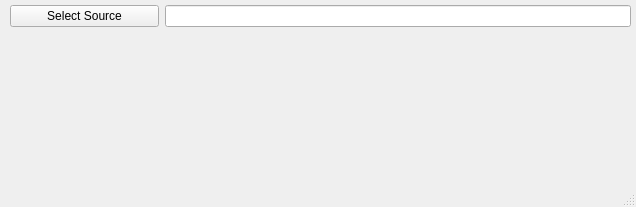
<?xml version="1.0" encoding="UTF-8"?>
<ui version="4.0">
 <class>MainWindow</class>
 <widget class="QMainWindow" name="MainWindow">
  <property name="geometry">
   <rect>
    <x>0</x>
    <y>0</y>
    <width>636</width>
    <height>207</height>
   </rect>
  </property>
  <property name="windowTitle">
   <string>MainWindow</string>
  </property>
  <widget class="QWidget" name="centralwidget">
   <widget class="QWidget" name="">
    <property name="geometry">
     <rect>
      <x>10</x>
      <y>0</y>
      <width>621</width>
      <height>33</height>
     </rect>
    </property>
    <layout class="QHBoxLayout" name="horizontalLayout">
     <item>
      <widget class="QPushButton" name="btnSelectSource">
       <property name="text">
        <string>Select Source</string>
       </property>
      </widget>
     </item>
     <item>
      <widget class="QLineEdit" name="txtFilePath">
       <property name="maximumSize">
        <size>
         <width>466</width>
         <height>16777215</height>
        </size>
       </property>
       <property name="readOnly">
        <bool>true</bool>
       </property>
      </widget>
     </item>
    </layout>
   </widget>
  </widget>
  <widget class="QMenuBar" name="menubar">
   <property name="geometry">
    <rect>
     <x>0</x>
     <y>0</y>
     <width>636</width>
     <height>43</height>
    </rect>
   </property>
  </widget>
  <widget class="QStatusBar" name="statusbar"/>
 </widget>
 <resources/>
 <connections/>
</ui>
